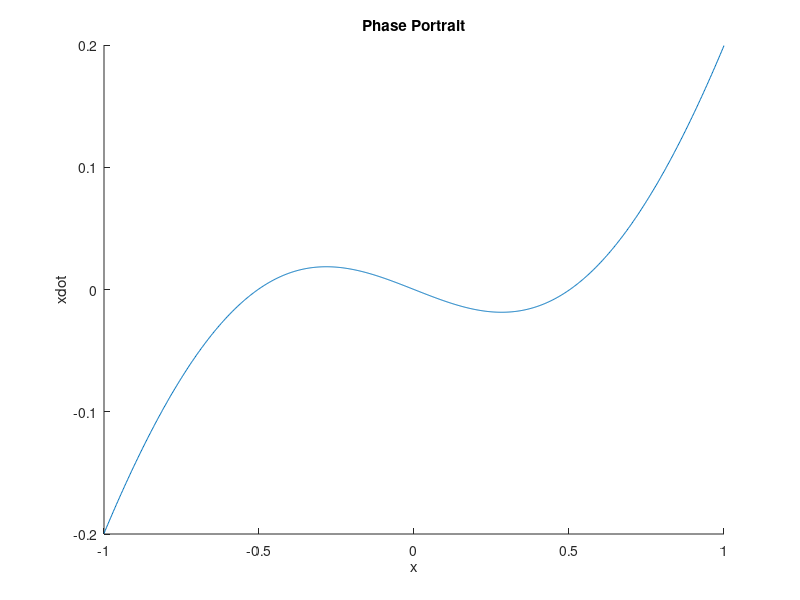

Write the MATLAB code that produced this figure.
%xdot1 = @(r,x) x;
%xdot2 = @(r,x) tanh(r*x);
xdot = @(r,x) x + tanh(r*x);

x = linspace(-1,1,1000);
r = -1.1;
%f1 = xdot1(r,x);
%f2 = xdot2(r,x);
f = xdot(r,x);

hold on;
%plot(x, f1)
%plot(x, f2)
plot(x, f)
title('Phase Portrait')
xlabel('x')
ylabel('xdot')
hold off